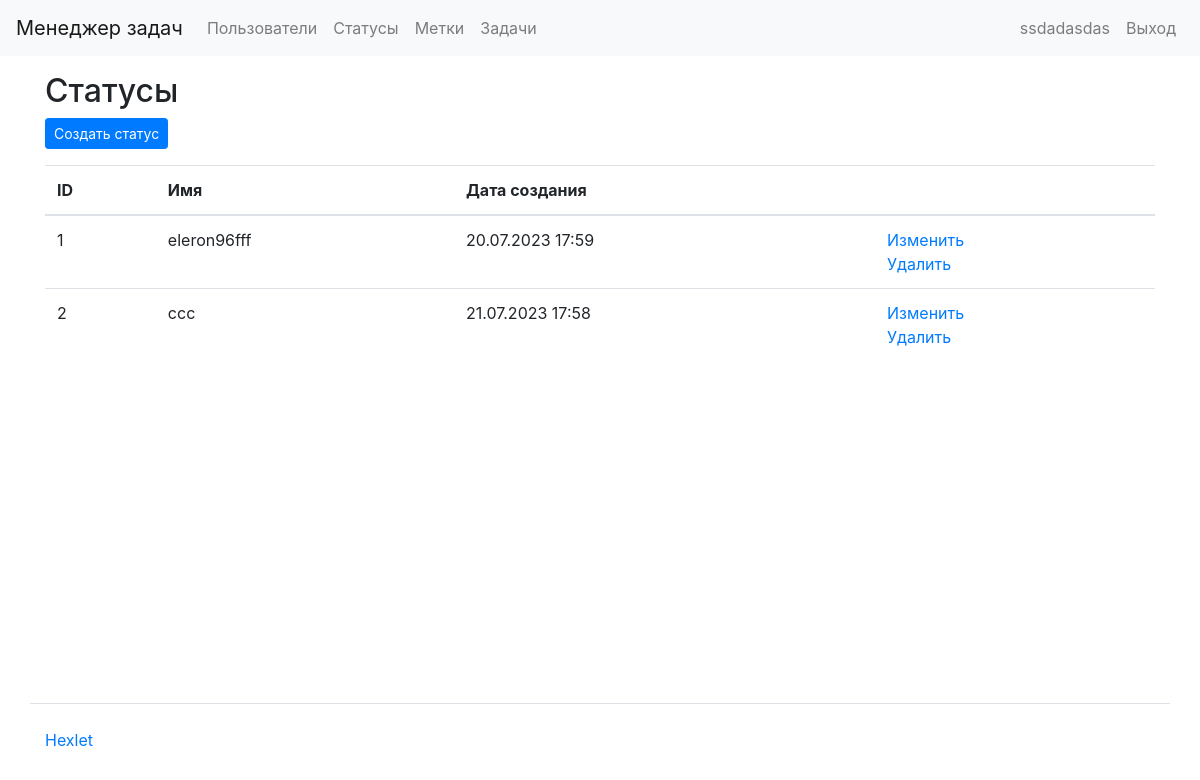
Page /statuses/ (signed in) on the earlier database version.
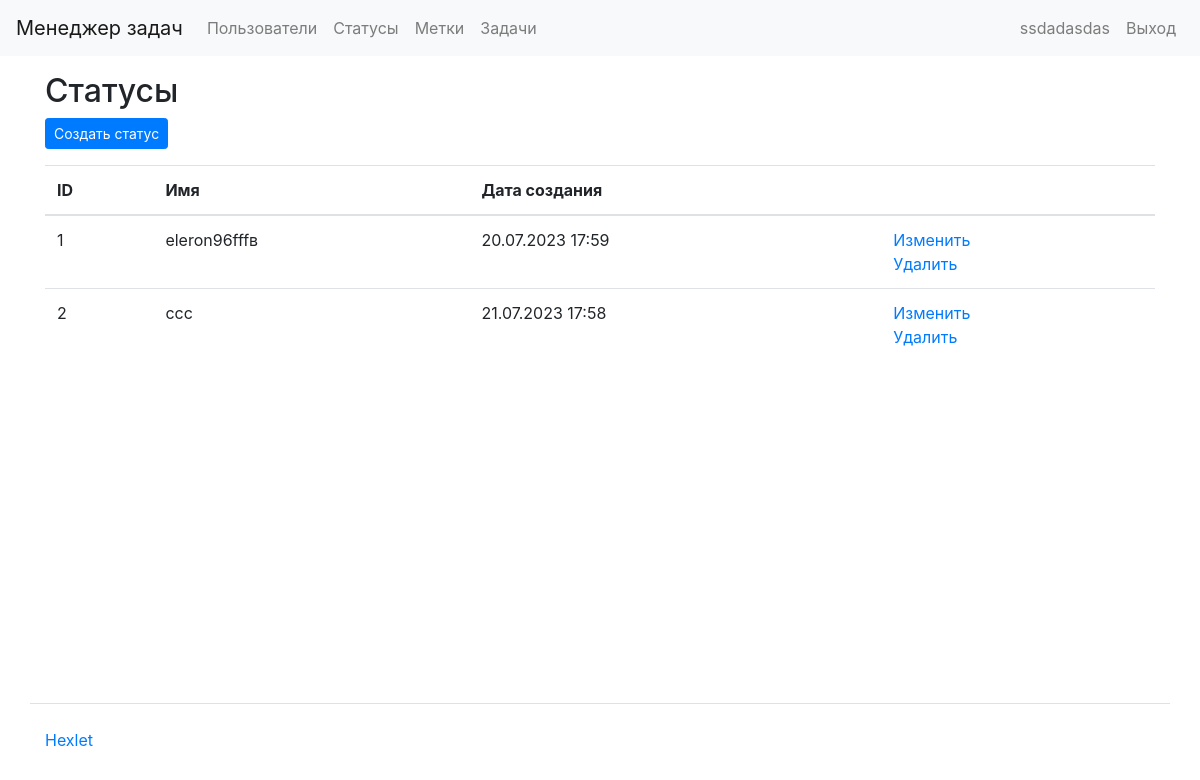
Same page on the later database version.
### task_manager/status/models.py (models this page shows, shortened)
class Status(models.Model):
    name = models.CharField(verbose_name=gettext_lazy('Name'), max_length=100)
    created_date = models.DateTimeField(auto_now_add=True)
    class Meta:
        app_label = 'status'

### task_manager/status/views.py (the view)
# urls.py: path('statuses/', status_task, name='status_task'),
@login_required
def status_task(request):
    statuses = Status.objects.all()
    return render(request, 'status/status_task.html', {'statuses': statuses})

### task_manager/templates/status/status_task.html (shortened to what this page needs)
{% extends "base.html" %}
{% load i18n %}
{% block content %}
  <h2>{% trans "Statuses" %}</h2>
  <div class="mb-3">
    <a href="{% url 'create_status' %}" class="btn btn-primary btn-sm">{% trans "Create status" %}</a>
  </div>
  <table class="table">
    <thead>
      <tr>
        <th scope="col">{% trans "id" %}</th>
        <th scope="col">{% trans "Name" %}</th>
        <th scope="col">{% trans "Creation date" %}</th>
        <th scope="col"></th>
      </tr>
    </thead>
    <tbody>
      {% for status in statuses %}
      <tr>
        <td>{{ status.id }}</td>
        <td>{{ status.name }}</td>
        <td>{{ status.created_date|date:"d.m.Y H:i"  }}</td>
        <td>
          <a href="{% url 'edit_status' status.id %}">{% trans "Edit" %}</a>
          <br>
          <a href="{% url 'delete_status' status.id %}">{% trans "Delete" %}</a>
        </td>
      </tr>
      {% endfor %}
    </tbody>
  </table>
{% endblock %}

Differences in the rows shown:
changed Status id 1: name "eleron96fff" → "eleron96fffв"
